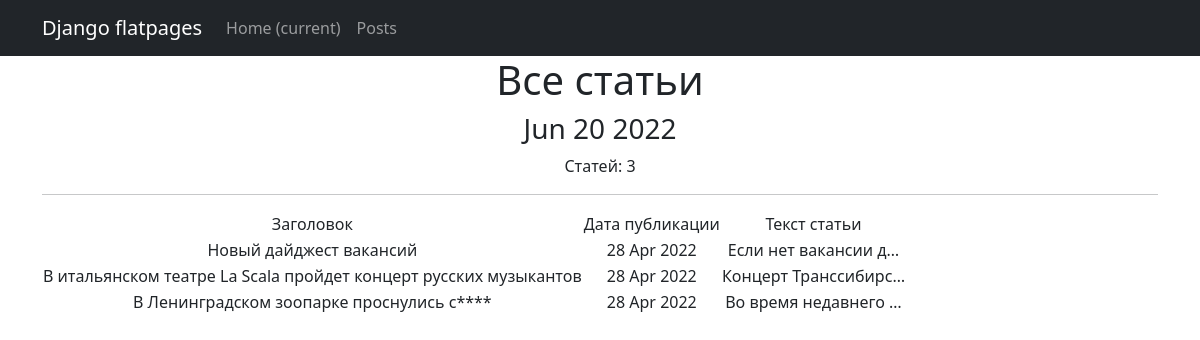
The app's page /posts/, older data.
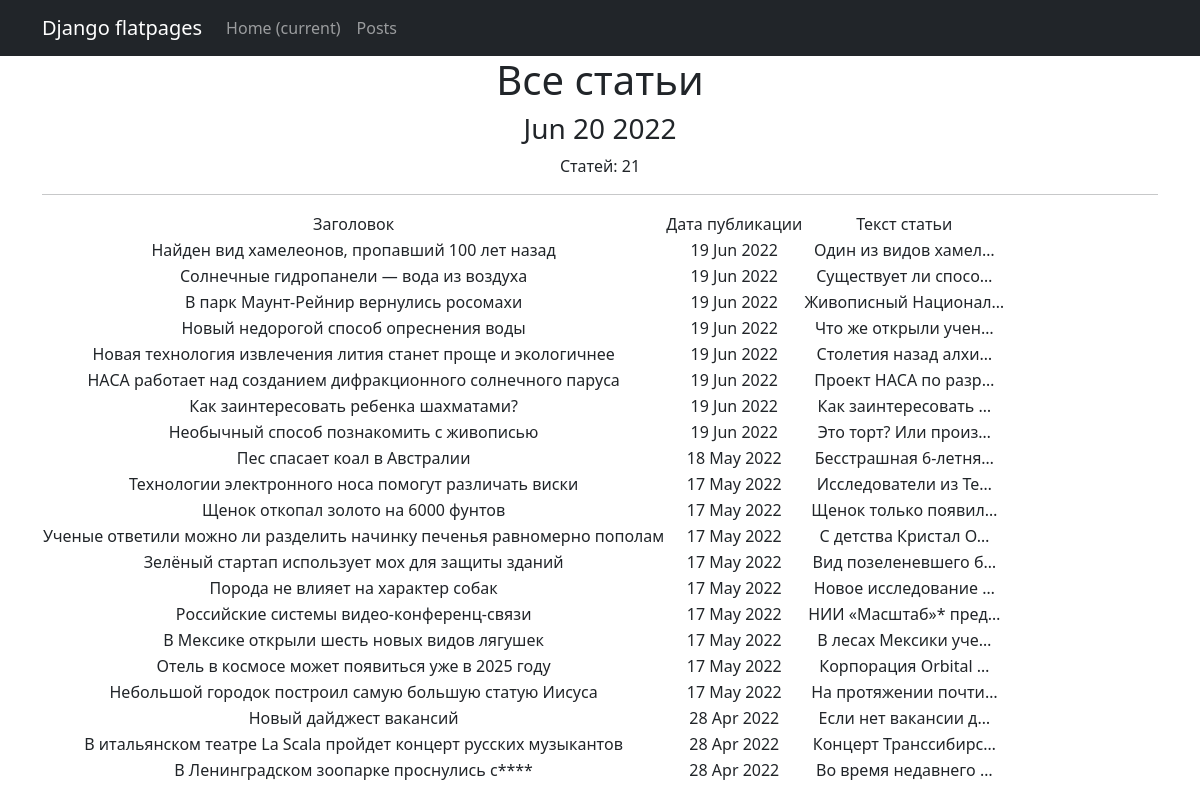
The same page, newer data.
### newapp/models.py (models this page shows, shortened)
class Post(models.Model):
    postAuthor = models.ForeignKey(Author, on_delete=models.CASCADE)
    NEWS = 'NW'
    ARTICLE = 'AR'
    CATEGORY_CHOICE = (
        (NEWS, 'Новость'),
        (ARTICLE, 'Статья')
    )
    categoryType = models.CharField(max_length=2, choices=CATEGORY_CHOICE, default=ARTICLE)
    creationDate = models.DateTimeField(auto_now_add=True)
    postCategory = models.ManyToManyField(Category, through='PostCategory')
    postTitle = models.CharField(max_length=128)
    postText = models.TextField()
    postRating = models.SmallIntegerField(default=0)

### newapp/views.py (the view)
# urls.py: path('', PostsList.as_view()),
class PostsList(ListView):
    model = Post
    ordering = '-creationDate'
    template_name = 'posts.html'
    context_object_name = 'posts'
    def get_context_data(self, **kwargs):
        context = super().get_context_data(**kwargs)
        context['time_now'] = datetime.utcnow()
        return context

### newapp/templatetags/custom_filters.py (called while the page is built)
@register.filter()
def censor(text):
   for word in text.split():
       if word.lower() in BAD_WORDS:
           censored = word[0] + "*"*(len(word)-1)
           text = text.replace(word, censored)
           return text
   return text

### templates/posts.html (shortened to what this page needs)
{% extends 'flatpages/default.html' %}
{% load custom_filters %}
{% block content %}
   <h1>Все статьи</h1>
   <h3>{{ time_now|date:'M d Y' }}</h3>
   <h7>Статей: {{ posts|length }} </h7>
   <hr>
   {% if posts %}
       <table>
           <tr>
               <td>Заголовок</td>
               <td>Дата публикации</td>
               <td>Текст статьи</td>
           </tr>
           {% for post in posts %}
           <tr>
               <td>{{ post.postTitle|censor }}</td>
               <td>{{ post.creationDate|date:'d M Y' }}</td>
               <td>{{ post.postText|truncatechars:20|censor }}</td>
           </tr>
           {% endfor %}
       </table>
   {% else %}
       <h2>Статей нет!</h2>
   {% endif %}
{% endblock content %}

### templates/flatpages/default.html (shortened to what this page needs)
<!DOCTYPE html>
<html lang="en">
    <head>
        {% load static %}
        <link href="{% static 'css/styles.css' %}" rel="stylesheet" />
    </head>
    <body>
        <nav class="navbar navbar-expand-lg navbar-dark bg-dark static-top">
            <div class="container">
                <a class="navbar-brand" href="#">Django flatpages</a>
                <div class="collapse navbar-collapse" id="navbarResponsive">
                    <ul class="navbar-nav ml-auto">
                        <li class="nav-item active">
                            <a class="nav-link" href="#">Home
                                <span class="sr-only">(current)</span>
                            </a>
                        </li>
                        <li class="nav-item">
                            <a class="nav-link" href="/posts/">Posts</a>
                        </li>
                    </ul>
                </div>
            </div>
        </nav>
        <div class="container">
            <div class="row">
                <div class="col-lg-12 text-center">
                    {% block content %}{% endblock content %}
                 </div>
             </div>
        </div>
    </body>
</html>

Row changes from the older to the newer data that the page shows:
added Post: postTitle|censor "Найден вид хамелеонов, пропавший 100 лет назад", creationDate "19 Jun 2022", postText|censor "Один из видов хамел…"
added Post: postTitle|censor "Солнечные гидропанели — вода из воздуха", creationDate "19 Jun 2022", postText|censor "Существует ли спосо…"
added Post: postTitle|censor "В парк Маунт-Рейнир вернулись росомахи", creationDate "19 Jun 2022", postText|censor "Живописный Национал…"
added Post: postTitle|censor "Новый недорогой способ опреснения воды", creationDate "19 Jun 2022", postText|censor "Что же открыли учен…"
added Post: postTitle|censor "Новая технология извлечения лития станет проще и экологичнее", creationDate "19 Jun 2022", postText|censor "Столетия назад алхи…"
added Post: postTitle|censor "НАСА работает над созданием дифракционного солнечного паруса", creationDate "19 Jun 2022", postText|censor "Проект НАСА по разр…"
added Post: postTitle|censor "Как заинтересовать ребенка шахматами?", creationDate "19 Jun 2022", postText|censor "Как заинтересовать …"
added Post: postTitle|censor "Необычный способ познакомить с живописью", creationDate "19 Jun 2022", postText|censor "Это торт? Или произ…"
added Post: postTitle|censor "Пес спасает коал в Австралии", creationDate "18 May 2022", postText|censor "Бесстрашная 6-летня…"
added Post: postTitle|censor "Технологии электронного носа помогут различать виски", creationDate "17 May 2022", postText|censor "Исследователи из Те…"
added Post: postTitle|censor "Щенок откопал золото на 6000 фунтов", creationDate "17 May 2022", postText|censor "Щенок только появил…"
added Post: postTitle|censor "Ученые ответили можно ли разделить начинку печенья равномерно пополам", creationDate "17 May 2022", postText|censor "С детства Кристал О…"
added Post: postTitle|censor "Зелёный стартап использует мох для защиты зданий", creationDate "17 May 2022", postText|censor "Вид позеленевшего б…"
added Post: postTitle|censor "Порода не влияет на характер собак", creationDate "17 May 2022", postText|censor "Новое исследование …"
added Post: postTitle|censor "Российские системы видео-конференц-связи", creationDate "17 May 2022", postText|censor "НИИ «Масштаб»* пред…"
added Post: postTitle|censor "В Мексике открыли шесть новых видов лягушек", creationDate "17 May 2022", postText|censor "В лесах Мексики уче…"
added Post: postTitle|censor "Отель в космосе может появиться уже в 2025 году", creationDate "17 May 2022", postText|censor "Корпорация Orbital …"
added Post: postTitle|censor "Небольшой городок построил самую большую статую Иисуса", creationDate "17 May 2022", postText|censor "На протяжении почти…"
Text that changed along with them:
{{ posts|length }}: "3" → "21"
